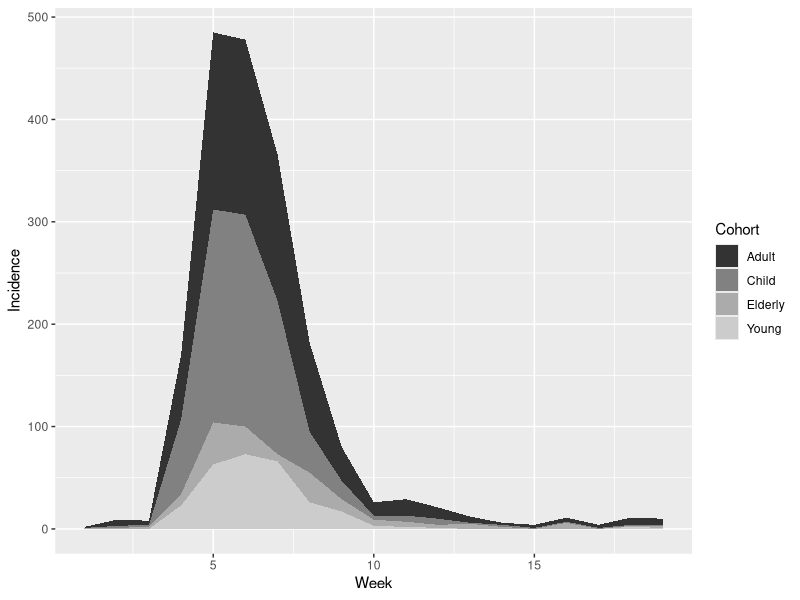

R code for this plot:
library(readr)
library(tibble)
library(tidyr)
library(dplyr)
library(ggplot2)

inc <- read_csv("tidyverse/data/Incidence.csv")

slice(inc,1:6)

t_inc <- gather(inc,Cohort,Incidence,Young:Elderly)

slice(t_inc,1:8)

y_data <- filter(t_inc,Cohort=="Young")

s_data <- select(inc,Week:Young)

slice(s_data,1:6)

wk_tot <- t_inc %>% group_by(Week) %>%
  summarise(Incidence=sum(Incidence))

srt <- arrange(wk_tot,desc(Incidence))

slice(srt,1:6)

add_col <- mutate(wk_tot,AttackRate=100000*Incidence/8000)

slice(add_col,1:6)

tot_inc <- mutate(inc,Total=Young+Child+Adult+Elderly)



slice(wk_tot,1:6)


fig.1 <- ggplot(data=tot_inc,mapping = aes(x=Week,y=Total)) + 
         geom_line() + geom_point()

fig.2 <- ggplot(t_inc,aes(x=Week,y=Incidence,color=Cohort, shape=Cohort)) + 
       geom_line() + geom_point()

fig.2.bw <- ggplot(t_inc,aes(x=Week,y=Incidence,shape=Cohort)) + 
  geom_line() + geom_point() + scale_fill_grey()

#ggsave("Figure_1.eps", dpi=600,plot = fig.1)
#ggsave("Figure_2.eps",dpi=600,plot = fig.2)
#ggsave("Figure_2_bw.eps",dpi=600,plot = fig.2.bw)


ggplot(t_inc,aes(x=Week,y=Incidence,fill=Cohort)) + geom_area() + scale_fill_grey()



# get the totals sick by cohort
t_coh <- t_inc %>% 
           group_by(Cohort) %>% 
           summarise(TotalInfected=sum(Incidence),
                     PeakValue=max(Incidence),
                     PeakWeek=Week[which(Incidence==max(Incidence))],
                     AvrValue=mean(Incidence),
                     SD=sd(Incidence))


